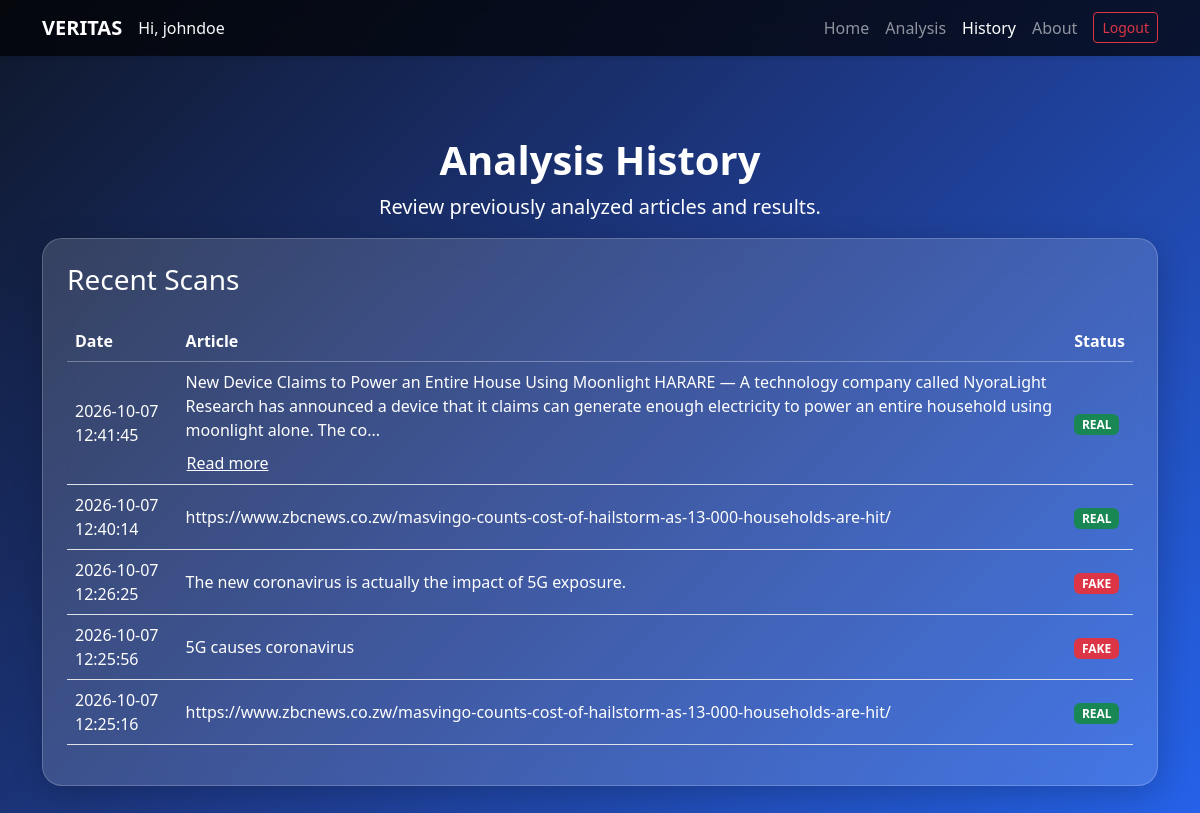
The page /history (signed in) on the database its author committed.
### app.py (models this page shows)
class User(UserMixin, db.Model):
    id = db.Column(db.Integer, primary_key=True)
    username = db.Column(
        db.String(80),
        unique=True,
        nullable=False
    )
    email = db.Column(
        db.String(120),
        unique=True,
        nullable=False
    )
    password_hash = db.Column(
        db.String(255),
        nullable=False
    )
    created_at = db.Column(
        db.DateTime,
        default=lambda: datetime.now(timezone.utc)
    )
    histories = db.relationship(
        "AnalysisHistory",
        backref="user",
        lazy=True,
        cascade="all, delete-orphan"
    )

class AnalysisHistory(db.Model):
    id = db.Column(db.Integer, primary_key=True)
    user_id = db.Column(
        db.Integer,
        db.ForeignKey("user.id"),
        nullable=False
    )
    input_type = db.Column(
        db.String(20),
        nullable=False
    )
    title = db.Column(
        db.String(500)
    )
    article_text = db.Column(
        db.Text
    )
    url = db.Column(
        db.Text
    )
    prediction = db.Column(
        db.String(20),
        nullable=False
    )
    confidence = db.Column(
        db.Float
    )
    prediction_strength = db.Column(
        db.String(20)
    )
    model_used = db.Column(
        db.String(100)
    )
    fact_check_result = db.Column(
        db.Text
    )
    explanation = db.Column(
        db.Text
    )
    created_at = db.Column(
        db.DateTime,
        default=lambda: datetime.now(timezone.utc)
    )
    result_data = db.Column(db.JSON, nullable=False)

### app.py (the view)
@app.route("/history")
@login_required
def history():
    entries = db.session.execute(
        db.select(AnalysisHistory)
        .filter_by(user_id=current_user.id)
        .order_by(AnalysisHistory.created_at.desc(), AnalysisHistory.id.desc())
    ).scalars().all()
    history_data = []
    for entry in entries:
        record = dict(entry.result_data["history"])
        record["id"] = entry.id
        record["article"] = entry.article_text
        words = (entry.article_text or "").split()
        record["article_preview"] = " ".join(words[:25]) + ("..." if len(words) > 25 else "")
        history_data.append(record)
    return render_template("history.html", history=history_data)

### app.py (called while the page is built)
@login_manager.user_loader
def load_user(user_id):
    try:
        return db.session.get(User, int(user_id))
    except (TypeError, ValueError):
        return None

### templates/history.html (shortened to what this page needs)
<!DOCTYPE html>
<html lang="en">
<head>
    <link href="https://cdn.jsdelivr.net/npm/bootstrap@5.3.8/dist/css/bootstrap.min.css" rel="stylesheet">
</head>
<body>
<nav class="navbar navbar-expand-lg bg-dark shadow-sm" data-bs-theme="dark">
    <div class="container">
        <a class="navbar-brand fw-bold" href="index.html">VERITAS</a>
        <li class="nav-item d-flex align-items-center me-lg-3">
    <span class="navbar-text text-light">
        Hi, {{ current_user.username }}
    </span>
</li>
        <div class="collapse navbar-collapse" id="navbarSupportedContent">
            <ul class="navbar-nav ms-auto">
                <li class="nav-item">
                    <a class="nav-link" href="/">Home</a>
                </li>
                <li class="nav-item">
                    <a class="nav-link" href="/analysis">Analysis</a>
                </li>
                <li class="nav-item">
                    <a class="nav-link active" href="/history">History</a>
                </li>
                <li class="nav-item">
                    <a class="nav-link" href="/about">About</a>
                </li>
                <li class="nav-item ms-lg-2">
    <a class="btn btn-outline-danger btn-sm mt-1"
       href="{{ url_for('logout') }}">
        Logout
    </a>
</li>
            </ul>
        </div>
    </div>
</nav>
<div class="container hero text-center">
    <h1 class="fw-bold">Analysis History</h1>
    <p class="lead">Review previously analyzed articles and results.</p>
</div>
<div class="container pb-5">
    <div class="glass-card p-4">
        <h3 class="text-white mb-4">Recent Scans</h3>
        <div class="table-responsive">
            <table class="table align-middle">
                <thead>
                    <tr>
                        <th>Date</th>
                        <th>Article</th>
                        <th>Status</th>
                    </tr>
                </thead>
<tbody>
    {% for item in history %}
    <tr>
        <td>
            {{ item.get("time", "Unknown time") }}
        </td>
        <td>
            {% set content = item.get("input", "") %}
            {% if content|length > 250 %}
                <div id="preview{{ loop.index }}">
                    {{ content[:250] }}...
                </div>
                <button
                    class="btn btn-link text-white p-0 mt-2 read-more-btn"
                    type="button"
                    data-bs-toggle="collapse"
                    data-bs-target="#fullContent{{ loop.index }}"
                    aria-expanded="false"
                    aria-controls="fullContent{{ loop.index }}"
                >
                    Read more
                </button>
            {% else %}
                {{ content }}
            {% endif %}
        </td>
        <td>
            {% if item.get("result") == "FAKE" %}
                <span class="badge bg-danger">
                    FAKE
                </span>
            {% elif item.get("result") == "REAL" %}
                <span class="badge bg-success">
                    REAL
                </span>
            {% else %}
                <span class="badge bg-secondary">
                    Unknown
                </span>
            {% endif %}
        </td>
    </tr>
    {% endfor %}
</tbody>
            </table>
        </div>
    </div>
</div>
</body>
</html>

### templates/history.html (style rules this page uses)
body { min-height:100vh; background:linear-gradient(135deg,#0f172a,#1e3a8a,#2563eb); font-family:'Segoe UI',Tahoma,Geneva,Verdana,sans-serif; }
.navbar { backdrop-filter: blur(10px); background: rgba(0,0,0,0.7) !important; }
.glass-card { background: rgba(255,255,255,0.15); backdrop-filter: blur(15px); border:1px solid rgba(255,255,255,0.2); border-radius:20px; box-shadow:0 8px 32px rgba(0,0,0,0.2); }
.hero { padding-top:80px; color:white; }
.table { color:white; }
.table thead { border-color:rgba(255,255,255,0.3); }
.table td,.table th { background:transparent !important; color:white !important; }

### rows shown on the page
User: username "johndoe"
AnalysisHistory: get "2026-10-07 12:41:45", content "New Device Claims to Power an Entire House Using Moonlight HARARE — A technology company called NyoraLight Research has announced a device that it claims can generate enough electricity to power an entire household using moonlight alone. The co", shows "REAL"
AnalysisHistory: get "2026-10-07 12:40:14", url "https://www.zbcnews.co.zw/masvingo-counts-cost-of-hailstorm-as-13-000-households-are-hit/", shows "REAL"
AnalysisHistory: get "2026-10-07 12:26:25", article_text "The new coronavirus is actually the impact of 5G exposure.", shows "FAKE"
AnalysisHistory: get "2026-10-07 12:25:56", article_text "5G causes coronavirus", shows "FAKE"
AnalysisHistory: get "2026-10-07 12:25:16", url "https://www.zbcnews.co.zw/masvingo-counts-cost-of-hailstorm-as-13-000-households-are-hit/", shows "REAL"
